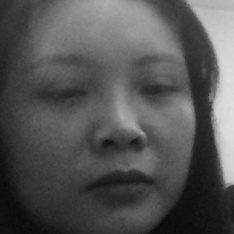
#> input picture dataSet/face-1.1.jpg, 234 x 234 px; its folder holds 4 pictures in this run
$ python trainer.py
#> lines starting #> are read from the running program, lines starting #| are printed output that depends on the picture
import cv2,os
import numpy as np
from PIL import Image

recognizer=cv2.face.LBPHFaceRecognizer_create()
detector= cv2.CascadeClassifier("Classifiers/face.xml");


def getImagesAndLabels(path):
    #get the path of all the files in the folder
#> called with path = 'dataSet'
    imagePaths=[os.path.join(path,f) for f in os.listdir(path)]
    #create empth face list
    faceSamples=[]
    #create empty ID list
    Ids=[]
    #now looping through all the image paths and loading the Ids and the images
    i = 0
    for imagePath in imagePaths:

        #loading the image and converting it to gray scale
        pilImage=Image.open(imagePath).convert('L')
#> pilImage is the input picture: PIL image 234x234 L; min 8, max 224, mean 84.3
        #Now we are converting the PIL image into numpy array
        imageNp=np.array(pilImage,'uint8')
        #getting the Id from the image
        Id=int(os.path.split(imagePath)[-1].split(".")[0].replace("face-",""))
        # print process
        i += 100/len(imagePaths)
        print(str(i) + " % " )
        # extract the face from the training image sample
        faces=detector.detectMultiScale(imageNp)
#> faces = [[17, 14, 201, 201]]
        #If a face is there then append that in the list as well as Id of it

        for (x,y,w,h) in faces:
            faceSamples.append(imageNp[y:y+h,x:x+w])
            Ids.append(Id)
            cv2.imshow("Adding faces to traning set...", imageNp[y: y + h, x: x + w])
            cv2.waitKey(1)
#> this loop made 1 pass
#> pass 1, in getImagesAndLabels, `cv2.imshow("Adding faces to traning set...", imageNp[y: y + h, x: x + ..`:
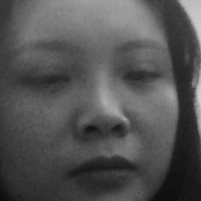
#> window 'Adding faces to traning set...': shape (201, 201); min 11, max 212, mean 83
#> after the loop, Ids = [1]; faceSamples = 1 item
#> pass 2 of the loop in getImagesAndLabels, `for imagePath in imagePaths:`:
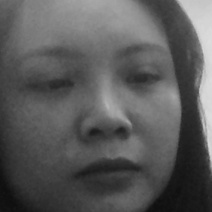
#> input picture dataSet/face-1.10.jpg, 212 x 212 px
#> in getImagesAndLabels, pilImage is the input picture: PIL image 212x212 L; min 14, max 220, mean 89.9
#> faces = [[8, 6, 193, 193]]
#> the loop in getImagesAndLabels, `for (x,y,w,h) in faces:` made 1 pass
#> pass 1, in getImagesAndLabels, `cv2.imshow("Adding faces to traning set...", imageNp[y: y + h, x: x + ..`:
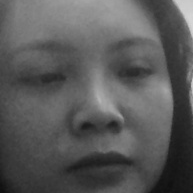
#> window 'Adding faces to traning set...': shape (193, 193); min 15, max 214, mean 89
#> after the loop in getImagesAndLabels, `for (x,y,w,h) in faces:`: Ids = [1, 1]; faceSamples = 2 items
#> pass 3 of the loop in getImagesAndLabels, `for imagePath in imagePaths:`:
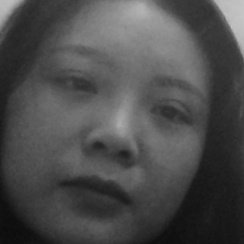
#> input picture dataSet/face-1.100.jpg, 244 x 244 px
#> in getImagesAndLabels, pilImage is the input picture: PIL image 244x244 L; min 11, max 197, mean 76.3
#> faces = [[7, 10, 223, 223]]
#> the loop in getImagesAndLabels, `for (x,y,w,h) in faces:` made 1 pass
#> pass 1, in getImagesAndLabels, `cv2.imshow("Adding faces to traning set...", imageNp[y: y + h, x: x + ..`:
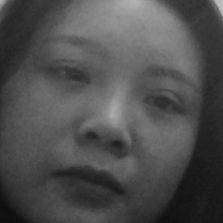
#> window 'Adding faces to traning set...': shape (223, 223); min 12, max 192, mean 78.5
#> after the loop in getImagesAndLabels, `for (x,y,w,h) in faces:`: Ids = [1, 1, 1]; faceSamples = 3 items
#> the loop made 4 passes; the first 3 are shown

    return faceSamples,Ids


faces,Ids = getImagesAndLabels('dataSet')
recognizer.train(faces, np.array(Ids))
recognizer.save('trainer/trainer.yml')
cv2.destroyAllWindows()
